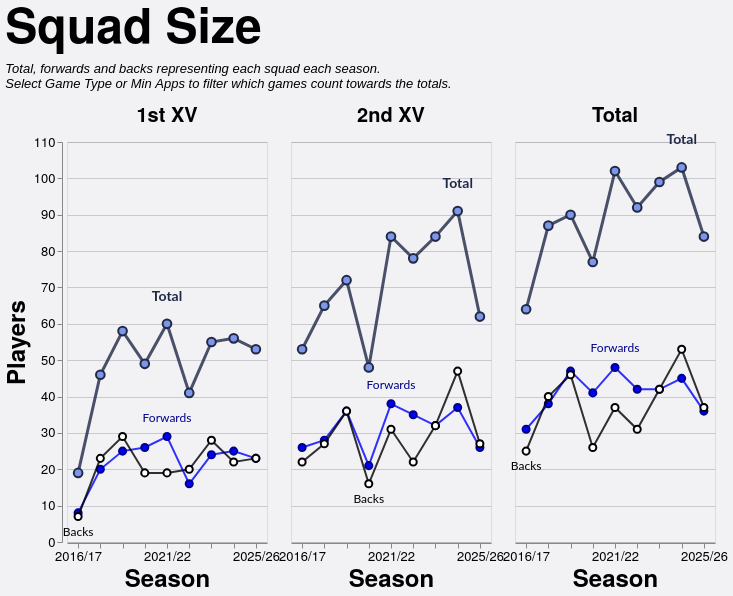

Specify this chart in Vega-Lite:
### Vega-Lite specification from a JSON file in a GitHub repository (floating-point values rounded to 4 significant figures)
{"config": {"axis": {"labelFont": "PT Sans Narrow, Helvetica Neue, Helvetica, Arial, sans-serif", "titleFont": "PT Sans Narrow, Helvetica Neue, Helvetica, Arial, sans-serif", "labelFontSize": 13, "titleFontSize": 24, "gridColor": "#202947", "gridOpacity": 0.2, "zindex": 1}, "text": {"font": "Lato, sans-serif"}, "bar": {"cornerRadiusEnd": 5}, "header": {"labelFont": "PT Sans Narrow, Helvetica Neue, Helvetica, Arial, sans-serif", "titleFont": "PT Sans Narrow, Helvetica Neue, Helvetica, Arial, sans-serif", "labelFontSize": 24, "titleFontSize": 28, "labelFontWeight": "bold", "orient": "left"}, "legend": {"labelFont": "PT Sans Narrow, Helvetica Neue, Helvetica, Arial, sans-serif", "titleFont": "PT Sans Narrow, Helvetica Neue, Helvetica, Arial, sans-serif", "labelFontSize": 14, "titleFontSize": 16, "titlePadding": 5, "fillColor": "white", "strokeColor": "black", "padding": 10, "titleFontWeight": "lighter", "titleFontStyle": "italic", "titleColor": "gray", "offset": 10}, "title": {"font": "PT Sans Narrow, Helvetica Neue, Helvetica, Arial, sans-serif", "fontSize": 48, "fontWeight": "bold", "anchor": "start", "align": "center", "titlePadding": 20, "subtitlePadding": 10, "subtitleFontSize": 13, "subtitleColor": "", "subtitleFontStyle": "italic", "offset": 15, "color": "black"}, "axisX": {"labelAngle": 0}, "facet": {"title": null, "header": null, "align": {"row": "each", "column": "each"}}, "resolve": {"scale": {"y": "independent", "facet": "independent"}}, "background": "#f2f1f4", "scale": {"offsetBandPaddingOuter": 0.2, "offsetBandPaddingInner": 0.1}}, "data": {"name": "data-4d0db5acf08b08aeb25a827065179bb2"}, "facet": {"column": {"field": "squad", "header": {"labelExpr": "datum.value == 'Total' ? 'Total' : datum.value + ' XV'", "labelFontSize": 20, "labelPadding": 6}, "sort": ["1st", "2nd", "Total"], "title": null, "type": "nominal"}}, "spec": {"layer": [{"mark": {"type": "line", "color": "#202946", "opacity": 0.8, "point": {"filled": true, "color": "#7d96e8", "stroke": "#202946", "size": 75, "strokeWidth": 2}, "strokeWidth": 3}, "encoding": {"detail": [{"field": "unit", "type": "nominal"}], "tooltip": [{"field": "season", "title": "Season", "type": "ordinal"}, {"field": "squad", "title": "Squad", "type": "nominal"}, {"field": "unit", "title": "Unit", "type": "nominal"}, {"field": "players", "title": "Players", "type": "quantitative"}], "x": {"axis": {"labelAngle": 0, "labelOverlap": "parity"}, "field": "season", "sort": "ascending", "title": "Season", "type": "ordinal"}, "y": {"axis": {"tickMinStep": 1}, "field": "players", "scale": {"zero": true}, "title": "Players", "type": "quantitative"}}, "transform": [{"filter": "(datum.unit === 'Total')"}]}, {"mark": {"type": "line", "color": "blue", "opacity": 0.8, "point": {"filled": true, "color": "blue", "stroke": "darkblue", "size": 50, "strokeWidth": 2}, "strokeWidth": 2}, "encoding": {"detail": [{"field": "unit", "type": "nominal"}], "tooltip": [{"field": "season", "title": "Season", "type": "ordinal"}, {"field": "squad", "title": "Squad", "type": "nominal"}, {"field": "unit", "title": "Unit", "type": "nominal"}, {"field": "players", "title": "Players", "type": "quantitative"}], "x": {"axis": {"labelAngle": 0, "labelOverlap": "parity"}, "field": "season", "sort": "ascending", "title": "Season", "type": "ordinal"}, "y": {"axis": {"tickMinStep": 1}, "field": "players", "scale": {"zero": true}, "title": "Players", "type": "quantitative"}}, "transform": [{"filter": "(datum.unit === 'Forwards')"}]}, {"mark": {"type": "line", "color": "black", "opacity": 0.8, "point": {"filled": true, "color": "white", "stroke": "black", "size": 50, "strokeWidth": 2}, "strokeWidth": 2}, "encoding": {"detail": [{"field": "unit", "type": "nominal"}], "tooltip": [{"field": "season", "title": "Season", "type": "ordinal"}, {"field": "squad", "title": "Squad", "type": "nominal"}, {"field": "unit", "title": "Unit", "type": "nominal"}, {"field": "players", "title": "Players", "type": "quantitative"}], "x": {"axis": {"labelAngle": 0, "labelOverlap": "parity"}, "field": "season", "sort": "ascending", "title": "Season", "type": "ordinal"}, "y": {"axis": {"tickMinStep": 1}, "field": "players", "scale": {"zero": true}, "title": "Players", "type": "quantitative"}}, "transform": [{"filter": "(datum.unit === 'Backs')"}]}, {"mark": {"type": "text", "align": "center", "baseline": "bottom", "color": "#202946", "dx": 0, "dy": -20, "fontSize": 14, "fontWeight": "bold"}, "encoding": {"detail": [{"field": "unit", "type": "nominal"}], "text": {"value": "Total"}, "tooltip": [{"field": "season", "title": "Season", "type": "ordinal"}, {"field": "squad", "title": "Squad", "type": "nominal"}, {"field": "unit", "title": "Unit", "type": "nominal"}, {"field": "players", "title": "Players", "type": "quantitative"}], "x": {"field": "season", "type": "ordinal"}, "y": {"field": "players", "type": "quantitative"}}, "transform": [{"filter": "(datum.unit === 'Total')"}, {"calculate": "toNumber(split(datum.season, '/')[0])", "as": "season_order"}, {"joinaggregate": [{"op": "max", "field": "players", "as": "max_value"}, {"op": "min", "field": "players", "as": "min_value"}], "groupby": ["squad"]}, {"filter": "datum.players > 0"}, {"filter": "datum.players == datum.max_value"}, {"window": [{"op": "row_number", "field": "", "as": "rank"}], "groupby": ["squad"], "sort": [{"field": "season_order", "order": "descending"}]}, {"filter": "datum.rank == 1"}]}, {"mark": {"type": "text", "align": "center", "baseline": "bottom", "color": "darkblue", "dx": 0, "dy": -12, "fontSize": 12, "fontWeight": "normal"}, "encoding": {"detail": [{"field": "unit", "type": "nominal"}], "text": {"value": "Forwards"}, "tooltip": [{"field": "season", "title": "Season", "type": "ordinal"}, {"field": "squad", "title": "Squad", "type": "nominal"}, {"field": "unit", "title": "Unit", "type": "nominal"}, {"field": "players", "title": "Players", "type": "quantitative"}], "x": {"field": "season", "type": "ordinal"}, "y": {"field": "players", "type": "quantitative"}}, "transform": [{"filter": "(datum.unit === 'Forwards')"}, {"calculate": "toNumber(split(datum.season, '/')[0])", "as": "season_order"}, {"joinaggregate": [{"op": "max", "field": "players", "as": "max_value"}, {"op": "min", "field": "players", "as": "min_value"}], "groupby": ["squad"]}, {"filter": "datum.players > 0"}, {"filter": "datum.players == datum.max_value"}, {"window": [{"op": "row_number", "field": "", "as": "rank"}], "groupby": ["squad"], "sort": [{"field": "season_order", "order": "descending"}]}, {"filter": "datum.rank == 1"}]}, {"mark": {"type": "text", "align": "center", "baseline": "top", "color": "black", "dx": 0, "dy": 10, "fontSize": 12, "fontWeight": "normal"}, "encoding": {"detail": [{"field": "unit", "type": "nominal"}], "text": {"value": "Backs"}, "tooltip": [{"field": "season", "title": "Season", "type": "ordinal"}, {"field": "squad", "title": "Squad", "type": "nominal"}, {"field": "unit", "title": "Unit", "type": "nominal"}, {"field": "players", "title": "Players", "type": "quantitative"}], "x": {"field": "season", "type": "ordinal"}, "y": {"field": "players", "type": "quantitative"}}, "transform": [{"filter": "(datum.unit === 'Backs')"}, {"calculate": "toNumber(split(datum.season, '/')[0])", "as": "season_order"}, {"joinaggregate": [{"op": "max", "field": "players", "as": "max_value"}, {"op": "min", "field": "players", "as": "min_value"}], "groupby": ["squad"]}, {"filter": "datum.players > 0"}, {"filter": "datum.players == datum.min_value"}, {"window": [{"op": "row_number", "field": "", "as": "rank"}], "groupby": ["squad"], "sort": [{"field": "season_order", "order": "descending"}]}, {"filter": "datum.rank == 1"}]}, {"mark": {"type": "point", "color": "#7d96e8", "filled": true, "size": 250, "stroke": "#202946", "strokeWidth": 3}, "encoding": {"detail": [{"field": "unit", "type": "nominal"}], "tooltip": [{"field": "season", "title": "Season", "type": "ordinal"}, {"field": "squad", "title": "Squad", "type": "nominal"}, {"field": "unit", "title": "Unit", "type": "nominal"}, {"field": "players", "title": "Players", "type": "quantitative"}], "x": {"axis": {"labelAngle": 0, "labelOverlap": "parity"}, "field": "season", "sort": "ascending", "title": "Season", "type": "ordinal"}, "y": {"axis": {"tickMinStep": 1}, "field": "players", "scale": {"zero": true}, "title": "Players", "type": "quantitative"}}, "transform": [{"filter": "datum.unit === 'Total' && datum.isSelected"}]}, {"mark": {"type": "point", "color": "blue", "filled": true, "size": 180, "stroke": "darkblue", "strokeWidth": 3}, "encoding": {"detail": [{"field": "unit", "type": "nominal"}], "tooltip": [{"field": "season", "title": "Season", "type": "ordinal"}, {"field": "squad", "title": "Squad", "type": "nominal"}, {"field": "unit", "title": "Unit", "type": "nominal"}, {"field": "players", "title": "Players", "type": "quantitative"}], "x": {"axis": {"labelAngle": 0, "labelOverlap": "parity"}, "field": "season", "sort": "ascending", "title": "Season", "type": "ordinal"}, "y": {"axis": {"tickMinStep": 1}, "field": "players", "scale": {"zero": true}, "title": "Players", "type": "quantitative"}}, "transform": [{"filter": "datum.unit === 'Forwards' && datum.isSelected"}]}, {"mark": {"type": "point", "color": "white", "filled": true, "size": 180, "stroke": "black", "strokeWidth": 3}, "encoding": {"detail": [{"field": "unit", "type": "nominal"}], "tooltip": [{"field": "season", "title": "Season", "type": "ordinal"}, {"field": "squad", "title": "Squad", "type": "nominal"}, {"field": "unit", "title": "Unit", "type": "nominal"}, {"field": "players", "title": "Players", "type": "quantitative"}], "x": {"axis": {"labelAngle": 0, "labelOverlap": "parity"}, "field": "season", "sort": "ascending", "title": "Season", "type": "ordinal"}, "y": {"axis": {"tickMinStep": 1}, "field": "players", "scale": {"zero": true}, "title": "Players", "type": "quantitative"}}, "transform": [{"filter": "datum.unit === 'Backs' && datum.isSelected"}]}], "height": 400, "width": 200}, "spacing": 18, "title": {"text": "Squad Size", "subtitle": ["Total, forwards and backs representing each squad each season.", "Select Game Type or Min Apps to filter which games count towards the totals."]}, "$schema": "https://vega.github.io/schema/vega-lite/v5.20.1.json", "datasets": {"data-4d0db5acf08b08aeb25a827065179bb2": [{"season": "2016/17", "squad": "1st", "unit": "Backs", "players": 7}, {"season": "2016/17", "squad": "1st", "unit": "Forwards", "players": 8}, {"season": "2016/17", "squad": "1st", "unit": "Total", "players": 19}, {"season": "2016/17", "squad": "2nd", "unit": "Backs", "players": 22}, {"season": "2016/17", "squad": "2nd", "unit": "Forwards", "players": 26}, {"season": "2016/17", "squad": "2nd", "unit": "Total", "players": 53}, {"season": "2016/17", "squad": "Total", "unit": "Backs", "players": 25}, {"season": "2016/17", "squad": "Total", "unit": "Forwards", "players": 31}, {"season": "2016/17", "squad": "Total", "unit": "Total", "players": 64}, {"season": "2017/18", "squad": "1st", "unit": "Backs", "players": 23}, {"season": "2017/18", "squad": "1st", "unit": "Forwards", "players": 20}, {"season": "2017/18", "squad": "1st", "unit": "Total", "players": 46}, {"season": "2017/18", "squad": "2nd", "unit": "Backs", "players": 27}, {"season": "2017/18", "squad": "2nd", "unit": "Forwards", "players": 28}, {"season": "2017/18", "squad": "2nd", "unit": "Total", "players": 65}, {"season": "2017/18", "squad": "Total", "unit": "Backs", "players": 40}, {"season": "2017/18", "squad": "Total", "unit": "Forwards", "players": 38}, {"season": "2017/18", "squad": "Total", "unit": "Total", "players": 87}, {"season": "2018/19", "squad": "1st", "unit": "Backs", "players": 29}, {"season": "2018/19", "squad": "1st", "unit": "Forwards", "players": 25}, {"season": "2018/19", "squad": "1st", "unit": "Total", "players": 58}, {"season": "2018/19", "squad": "2nd", "unit": "Backs", "players": 36}, {"season": "2018/19", "squad": "2nd", "unit": "Forwards", "players": 36}, {"season": "2018/19", "squad": "2nd", "unit": "Total", "players": 72}, {"season": "2018/19", "squad": "Total", "unit": "Backs", "players": 46}, {"season": "2018/19", "squad": "Total", "unit": "Forwards", "players": 47}, {"season": "2018/19", "squad": "Total", "unit": "Total", "players": 90}, {"season": "2019/20", "squad": "1st", "unit": "Backs", "players": 19}, {"season": "2019/20", "squad": "1st", "unit": "Forwards", "players": 26}, {"season": "2019/20", "squad": "1st", "unit": "Total", "players": 49}, {"season": "2019/20", "squad": "2nd", "unit": "Backs", "players": 16}, {"season": "2019/20", "squad": "2nd", "unit": "Forwards", "players": 21}, {"season": "2019/20", "squad": "2nd", "unit": "Total", "players": 48}, {"season": "2019/20", "squad": "Total", "unit": "Backs", "players": 26}, {"season": "2019/20", "squad": "Total", "unit": "Forwards", "players": 41}, {"season": "2019/20", "squad": "Total", "unit": "Total", "players": 77}, {"season": "2021/22", "squad": "1st", "unit": "Backs", "players": 19}, {"season": "2021/22", "squad": "1st", "unit": "Forwards", "players": 29}, {"season": "2021/22", "squad": "1st", "unit": "Total", "players": 60}, {"season": "2021/22", "squad": "2nd", "unit": "Backs", "players": 31}, {"season": "2021/22", "squad": "2nd", "unit": "Forwards", "players": 38}, {"season": "2021/22", "squad": "2nd", "unit": "Total", "players": 84}, {"season": "2021/22", "squad": "Total", "unit": "Backs", "players": 37}, {"season": "2021/22", "squad": "Total", "unit": "Forwards", "players": 48}, {"season": "2021/22", "squad": "Total", "unit": "Total", "players": 102}, {"season": "2022/23", "squad": "1st", "unit": "Backs", "players": 20}, {"season": "2022/23", "squad": "1st", "unit": "Forwards", "players": 16}, {"season": "2022/23", "squad": "1st", "unit": "Total", "players": 41}, {"season": "2022/23", "squad": "2nd", "unit": "Backs", "players": 22}, {"season": "2022/23", "squad": "2nd", "unit": "Forwards", "players": 35}, {"season": "2022/23", "squad": "2nd", "unit": "Total", "players": 78}, {"season": "2022/23", "squad": "Total", "unit": "Backs", "players": 31}, {"season": "2022/23", "squad": "Total", "unit": "Forwards", "players": 42}, {"season": "2022/23", "squad": "Total", "unit": "Total", "players": 92}, {"season": "2023/24", "squad": "1st", "unit": "Backs", "players": 28}, {"season": "2023/24", "squad": "1st", "unit": "Forwards", "players": 24}, {"season": "2023/24", "squad": "1st", "unit": "Total", "players": 55}, {"season": "2023/24", "squad": "2nd", "unit": "Backs", "players": 32}, {"season": "2023/24", "squad": "2nd", "unit": "Forwards", "players": 32}, {"season": "2023/24", "squad": "2nd", "unit": "Total", "players": 84}, {"season": "2023/24", "squad": "Total", "unit": "Backs", "players": 42}, {"season": "2023/24", "squad": "Total", "unit": "Forwards", "players": 42}, {"season": "2023/24", "squad": "Total", "unit": "Total", "players": 99}, {"season": "2024/25", "squad": "1st", "unit": "Backs", "players": 22}, {"season": "2024/25", "squad": "1st", "unit": "Forwards", "players": 25}, {"season": "2024/25", "squad": "1st", "unit": "Total", "players": 56}, {"season": "2024/25", "squad": "2nd", "unit": "Backs", "players": 47}, {"season": "2024/25", "squad": "2nd", "unit": "Forwards", "players": 37}, {"season": "2024/25", "squad": "2nd", "unit": "Total", "players": 91}, {"season": "2024/25", "squad": "Total", "unit": "Backs", "players": 53}, {"season": "2024/25", "squad": "Total", "unit": "Forwards", "players": 45}, {"season": "2024/25", "squad": "Total", "unit": "Total", "players": 103}, {"season": "2025/26", "squad": "1st", "unit": "Backs", "players": 23}, {"season": "2025/26", "squad": "1st", "unit": "Forwards", "players": 23}, {"season": "2025/26", "squad": "1st", "unit": "Total", "players": 53}, {"season": "2025/26", "squad": "2nd", "unit": "Backs", "players": 27}, {"season": "2025/26", "squad": "2nd", "unit": "Forwards", "players": 26}, {"season": "2025/26", "squad": "2nd", "unit": "Total", "players": 62}, {"season": "2025/26", "squad": "Total", "unit": "Backs", "players": 37}, {"season": "2025/26", "squad": "Total", "unit": "Forwards", "players": 36}, {"season": "2025/26", "squad": "Total", "unit": "Total", "players": 84}]}}
